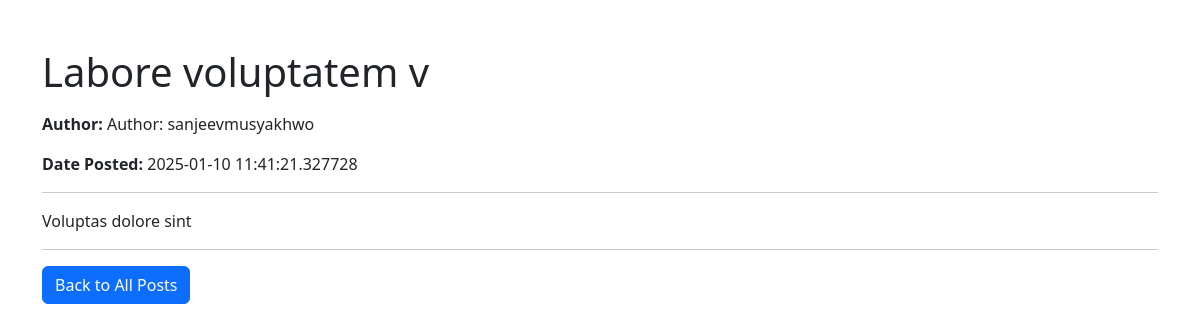
Screenshot of /posts/detail/7 with the database file from the repository.
### app.py (models this page shows, shortened)
class BlogPost(db.Model):
    id = db.Column(db.Integer, primary_key=True)
    title = db.Column(db.String(200), nullable=False)
    content = db.Column(db.Text, nullable=False)
    date_posted = db.Column(db.DateTime, default=datetime.utcnow)
    user_id = db.Column(db.Integer, db.ForeignKey('user.id'), nullable=False)

class User(db.Model, UserMixin):
    id = db.Column(db.Integer, primary_key=True, nullable=False)
    username = db.Column(db.String(150), nullable=False, unique=True)
    email = db.Column(db.String(150), nullable=False, unique=True)
    password = db.Column(db.String(200), nullable=False)
    created_at = db.Column(db.DateTime, default=datetime.utcnow)
    posts = db.relationship('BlogPost', backref='author', lazy=True)
    def __repr__(self):
        return f"Author: {self.username}"

### app.py (the view)
@app.route('/posts/detail/<int:id>', methods=['GET'])
def post_detail(id):
    post = BlogPost.query.get_or_404(id)
    return render_template('post_detail.html', post=post)

### templates/post_detail.html (shortened to what this page needs)
<!DOCTYPE html>
<html lang="en">
<head>
    <link href="https://cdn.jsdelivr.net/npm/bootstrap@5.3.0-alpha1/dist/css/bootstrap.min.css" rel="stylesheet">
</head>
<body>
<div class="container mt-5">
    <h1 class="mb-3">{{ post.title }}</h1>
    <p><strong>Author:</strong> {{ post.author if post.author else 'N/A' }}</p>
    <p><strong>Date Posted:</strong> {{ post.date_posted }}</p>
    <hr>
    <p style="white-space: pre-wrap;">{{ post.content }}</p>
    <hr>
    <a href="/" class="btn btn-primary">Back to All Posts</a>
</div>
</body>
</html>

### rows the page displays
BlogPost: title "Labore voluptatem v", date_posted "2025-01-10 11:41:21.327728", content "Voluptas dolore sint"
User: username "Author: sanjeevmusyakhwo"
